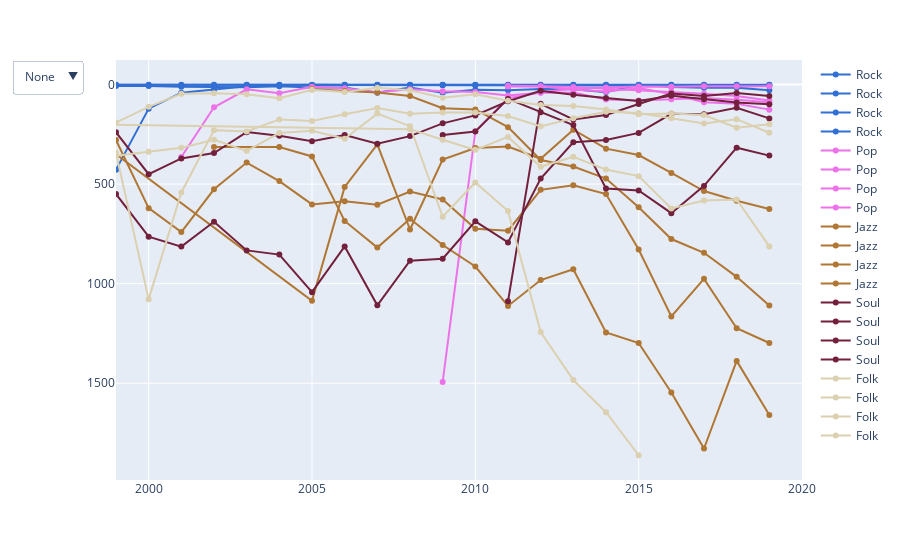

Here is the notebook cell this chart was saved with:
### Code cell
figgg.update_layout(
    updatemenus=[
        dict(
            active=0, 
            buttons=list([
                dict(label="None",
                     method="update",
                     args=[{"visible": [False, False, False, False, False]},
                           {"title": "Genre Ranking"}]),
                dict(label="Rock", 
                     method="update",
                     args=[{"visible": [True, False, False, False, False]},
                           {"title": "Rock Ranking"}]),
                dict(label="Pop",
                     method="update",
                     args=[{"visible": [False, True, False, False, False]},
                           {"title": "Pop Ranking"}]),
                dict(label="Jazz",
                     method="update",
                     args=[{"visible": [False, False, True, False, False]},
                           {"title": "Jazz Ranking"}]),
                dict(label="Soul",
                     method="update",
                     args=[{"visible": [False, False, False, True, False]},
                           {"title": "Soul Ranking"}]),
                dict(label="Folk",
                     method="update",
                     args=[{"visible": [False, False, False, False, True]},
                           {"title": "Folk Ranking"}]),
                dict(label="All",
                     method="update",
                     args=[{"visible": [True, True, True, True, True]},
                           {"title": "All Genres"}]),
            ]),
        )
    ])


figgg.show()

### Figure 1 — Plotly figure (JSON) as saved in the notebook; plotly's stock layout.template omitted (floating-point values rounded to 4 significant figures)
{"data": [{"line": {"color": "#316fd4"}, "mode": "lines+markers", "name": "Rock", "text": "Avond", "type": "scatter", "visible": true, "x": [1997, 1999, 2000, 2001, 2002, 2003, 2004, 2005, 2006, 2007, 2008, 2009, 2010, 2011, 2012, 2013, 2014, 2015, 2016, 2017, 2018, 2019], "y": [1, 428, 121, 41, 25, 8, 5, 1, 2, 2, 3, 3, 3, 4, 5, 5, 5, 7, 6, 9, 10, 6]}, {"line": {"color": "#316fd4"}, "mode": "lines+markers", "name": "Rock", "text": "Bohemian Rhapsody", "type": "scatter", "visible": true, "x": [1975, 1999, 2000, 2001, 2002, 2003, 2004, 2005, 2006, 2007, 2008, 2009, 2010, 2011, 2012, 2013, 2014, 2015, 2016, 2017, 2018, 2019], "y": [1, 1, 1, 1, 1, 1, 1, 2, 1, 1, 1, 1, 2, 1, 1, 1, 2, 2, 1, 1, 1, 1]}, {"line": {"color": "#316fd4"}, "mode": "lines+markers", "name": "Rock", "text": "Hotel California", "type": "scatter", "visible": true, "x": [1977, 1999, 2000, 2001, 2002, 2003, 2004, 2005, 2006, 2007, 2008, 2009, 2010, 2011, 2012, 2013, 2014, 2015, 2016, 2017, 2018, 2019], "y": [1, 2, 4, 3, 3, 2, 2, 3, 3, 3, 2, 2, 1, 2, 2, 2, 1, 3, 2, 2, 2, 2]}, {"line": {"color": "#316fd4"}, "mode": "lines+markers", "name": "Rock", "text": "Imagine", "type": "scatter", "visible": true, "x": [1971, 1999, 2000, 2001, 2002, 2003, 2004, 2005, 2006, 2007, 2008, 2009, 2010, 2011, 2012, 2013, 2014, 2015, 2016, 2017, 2018, 2019], "y": [1, 7, 7, 11, 11, 13, 9, 15, 15, 41, 15, 41, 26, 28, 22, 23, 38, 1, 12, 16, 16, 29]}, {"line": {"color": "#ed72e9"}, "mode": "lines+markers", "name": "Pop", "text": "Angels", "type": "scatter", "visible": true, "x": [2001, 2002, 2003, 2004, 2005, 2006, 2007, 2008, 2009, 2010, 2011, 2012, 2013, 2014, 2015, 2016, 2017, 2018, 2019], "y": [364, 114, 24, 44, 11, 18, 39, 24, 34, 37, 55, 41, 40, 75, 80, 74, 68, 76, 89]}, {"line": {"color": "#ed72e9"}, "mode": "lines+markers", "name": "Pop", "text": "Clocks", "type": "scatter", "visible": true, "x": [2011, 2012, 2013, 2014, 2015, 2016, 2017, 2018, 2019], "y": [10, 9, 12, 20, 29, 36, 46, 57, 80]}, {"line": {"color": "#ed72e9"}, "mode": "lines+markers", "name": "Pop", "text": "Fix You", "type": "scatter", "visible": true, "x": [2009, 2010, 2011, 2012, 2013, 2014, 2015, 2016, 2017, 2018, 2019], "y": [1494, 235, 69, 40, 20, 15, 10, 11, 8, 9, 8]}, {"line": {"color": "#ed72e9"}, "mode": "lines+markers", "name": "Pop", "text": "Someone like you", "type": "scatter", "visible": true, "x": [2011, 2012, 2013, 2014, 2015, 2016, 2017, 2018, 2019], "y": [6, 8, 25, 35, 18, 47, 89, 97, 126]}, {"line": {"color": "#b07633"}, "mode": "lines+markers", "name": "Jazz", "text": "Don't Know Why", "type": "scatter", "visible": true, "x": [2002, 2004, 2005, 2006, 2007, 2008, 2009, 2010, 2011, 2012, 2013, 2014, 2015, 2016, 2017, 2018, 2019], "y": [314, 314, 361, 685, 819, 674, 806, 914, 1112, 982, 928, 1245, 1298, 1547, 1828, 1388, 1660]}, {"line": {"color": "#b07633"}, "mode": "lines+markers", "name": "Jazz", "text": "Fields of gold", "type": "scatter", "visible": true, "x": [1998, 2005, 2006, 2007, 2008, 2009, 2010, 2011, 2012, 2013, 2014, 2015, 2016, 2017, 2018, 2019], "y": [227, 1086, 514, 301, 728, 377, 319, 311, 373, 227, 322, 354, 444, 535, 584, 625]}, {"line": {"color": "#b07633"}, "mode": "lines+markers", "name": "Jazz", "text": "Nine Million Bicycles", "type": "scatter", "visible": true, "x": [2005, 2005, 2006, 2007, 2008, 2009, 2010, 2011, 2012, 2013, 2014, 2015, 2016, 2017, 2018, 2019], "y": [23, 23, 32, 40, 58, 119, 125, 214, 379, 412, 472, 616, 776, 845, 966, 1110]}, {"line": {"color": "#b07633"}, "mode": "lines+markers", "name": "Jazz", "text": "Take Five", "type": "scatter", "visible": true, "x": [1962, 1999, 2000, 2001, 2002, 2003, 2004, 2005, 2006, 2007, 2008, 2009, 2010, 2011, 2012, 2013, 2014, 2015, 2016, 2017, 2018, 2019], "y": [279, 279, 621, 741, 526, 392, 485, 602, 586, 604, 537, 577, 724, 734, 529, 506, 550, 829, 1165, 976, 1224, 1298]}, {"line": {"color": "#73203c"}, "mode": "lines+markers", "name": "Soul", "text": "(Sittin' on) the dock of the bay", "type": "scatter", "visible": true, "x": [1968, 1999, 2000, 2001, 2002, 2003, 2004, 2005, 2006, 2007, 2008, 2009, 2010, 2011, 2012, 2013, 2014, 2015, 2016, 2017, 2018, 2019], "y": [31, 240, 450, 371, 344, 239, 257, 285, 253, 297, 259, 195, 155, 84, 31, 51, 67, 82, 56, 74, 90, 99]}, {"line": {"color": "#73203c"}, "mode": "lines+markers", "name": "Soul", "text": "Back to black", "type": "scatter", "visible": true, "x": [2011, 2012, 2013, 2014, 2015, 2016, 2017, 2018, 2019], "y": [1089, 97, 175, 153, 98, 45, 57, 43, 58]}, {"line": {"color": "#73203c"}, "mode": "lines+markers", "name": "Soul", "text": "September", "type": "scatter", "visible": true, "x": [1979, 1999, 2000, 2001, 2002, 2003, 2004, 2005, 2006, 2007, 2008, 2009, 2010, 2011, 2012, 2013, 2014, 2015, 2016, 2017, 2018, 2019], "y": [117, 550, 764, 814, 689, 833, 854, 1043, 813, 1109, 885, 875, 687, 793, 472, 290, 279, 243, 147, 149, 117, 170]}, {"line": {"color": "#73203c"}, "mode": "lines+markers", "name": "Soul", "text": "Valerie", "type": "scatter", "visible": true, "x": [2009, 2010, 2011, 2012, 2013, 2014, 2015, 2016, 2017, 2018, 2019], "y": [253, 236, 72, 139, 203, 522, 532, 646, 509, 317, 357]}, {"line": {"color": "#dbd0af"}, "mode": "lines+markers", "name": "Folk", "text": "Non, je ne regrette rien", "type": "scatter", "visible": true, "x": [1961, 1961, 1961, 1961, 1961, 1961, 1961, 1961, 1961, 1961, 2008, 2009, 2010, 2011, 2012, 2013, 2014, 2015, 2016, 2017, 2018, 2019], "y": [106, 106, 106, 106, 106, 106, 106, 106, 106, 106, 224, 277, 328, 263, 413, 363, 427, 460, 622, 582, 577, 813]}, {"line": {"color": "#dbd0af"}, "mode": "lines+markers", "name": "Folk", "text": "Oude Maasweg", "type": "scatter", "visible": true, "x": [1982, 1999, 2000, 2001, 2002, 2003, 2004, 2005, 2006, 2007, 2008, 2009, 2010, 2011, 2012, 2013, 2014, 2015, 2016, 2017, 2018, 2019], "y": [16, 191, 112, 46, 44, 49, 69, 26, 38, 16, 29, 66, 49, 81, 103, 108, 125, 149, 146, 153, 217, 199]}, {"line": {"color": "#dbd0af"}, "mode": "lines+markers", "name": "Folk", "text": "She", "type": "scatter", "visible": true, "x": [1974, 1999, 2000, 2001, 2002, 2003, 2004, 2005, 2006, 2007, 2008, 2009, 2010, 2011, 2012, 2013, 2014, 2015, 2016, 2017, 2018, 2019], "y": [118, 343, 1079, 542, 229, 236, 175, 183, 149, 118, 147, 141, 140, 158, 210, 169, 137, 143, 169, 196, 174, 242]}, {"line": {"color": "#dbd0af"}, "mode": "lines+markers", "name": "Folk", "text": "Vous permettez, monsieur?", "type": "scatter", "visible": true, "x": [1964, 1999, 2000, 2001, 2002, 2003, 2004, 2005, 2006, 2007, 2008, 2009, 2010, 2011, 2012, 2013, 2014, 2015], "y": [146, 358, 337, 318, 277, 333, 243, 232, 272, 146, 209, 664, 492, 635, 1243, 1484, 1646, 1862]}], "layout": {"hoverlabel": {"bgcolor": "white", "font": {"family": "Rockwell", "size": 16}}, "legend": {"tracegroupgap": 0}, "margin": {"t": 60}, "updatemenus": [{"active": 0, "buttons": [{"args": [{"visible": [false, false, false, false, false]}, {"title": "Genre Ranking"}], "label": "None", "method": "update"}, {"args": [{"visible": [true, false, false, false, false]}, {"title": "Rock Ranking"}], "label": "Rock", "method": "update"}, {"args": [{"visible": [false, true, false, false, false]}, {"title": "Pop Ranking"}], "label": "Pop", "method": "update"}, {"args": [{"visible": [false, false, true, false, false]}, {"title": "Jazz Ranking"}], "label": "Jazz", "method": "update"}, {"args": [{"visible": [false, false, false, true, false]}, {"title": "Soul Ranking"}], "label": "Soul", "method": "update"}, {"args": [{"visible": [false, false, false, false, true]}, {"title": "Folk Ranking"}], "label": "Folk", "method": "update"}, {"args": [{"visible": [true, true, true, true, true]}, {"title": "All Genres"}], "label": "All", "method": "update"}]}], "xaxis": {"anchor": "y", "domain": [0, 1], "range": [1999, 2020]}, "yaxis": {"anchor": "x", "autorange": "reversed", "domain": [0, 1]}}}
